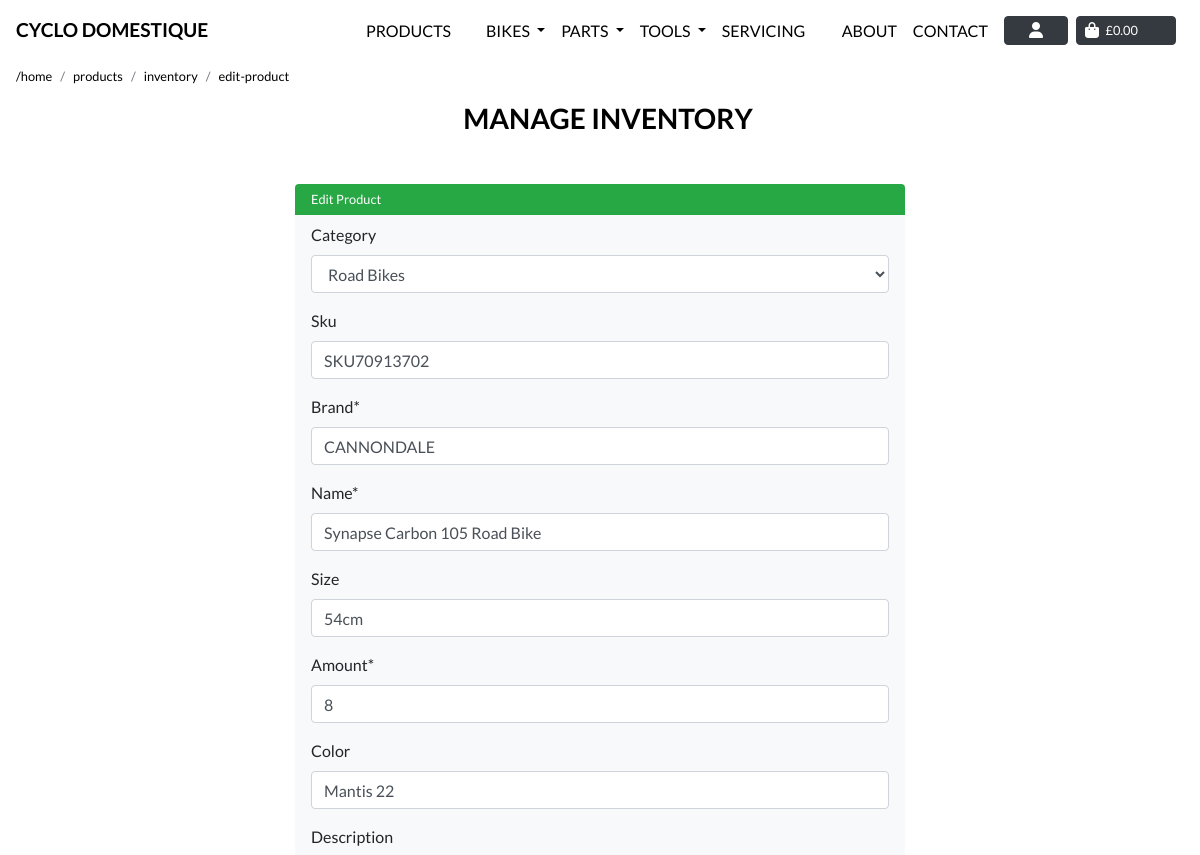
Page /products/edit/1/ (signed in, upper part) on the earlier database version.
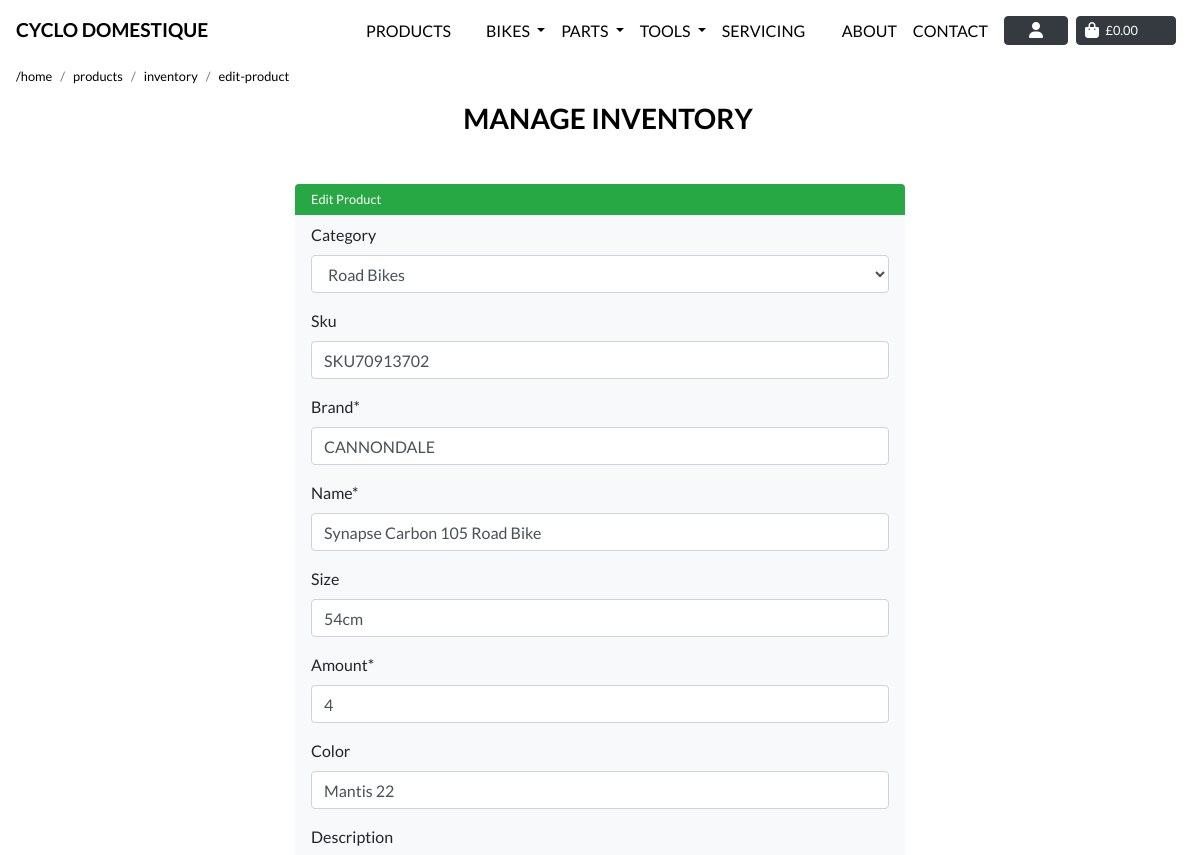
Same page on the later database version.
### products/models.py (models this page shows, shortened)
class Product(models.Model):
    category = models.ForeignKey('Category', null=True, blank=True,
                                 on_delete=models.SET_NULL)
    sku = models.CharField(max_length=254, null=True, blank=True)
    brand = models.CharField(max_length=254)
    name = models.CharField(max_length=254)
    size = models.CharField(max_length=254, null=True, blank=True)
    amount = models.DecimalField(max_digits=10, decimal_places=0, default=10)
    color = models.CharField(max_length=30, null=True, blank=True)
    description = models.TextField(max_length=254, null=True, blank=True)
    full_description = models.TextField(blank=True, null=True)
    key_features = models.TextField(blank=True, null=True)
    price = models.DecimalField(max_digits=6, decimal_places=2)
    rating = models.DecimalField(max_digits=6, decimal_places=1,
                                 null=True, blank=True)
    image = models.ImageField(null=True, blank=True)
    image_url = models.URLField(max_length=1024, null=True, blank=True)

### products/views.py (the view)
# urls.py: path('edit/<int:product_id>/', views.edit_product, name='edit_product'),
@login_required
def edit_product(request, product_id):
    if not request.user.is_superuser:
        messages.error(request, 'Sorry, only store owners can do that.')
        return redirect(reverse('home'))
    product = get_object_or_404(Product, pk=product_id)
    if request.method == 'POST':
        form = ProductForm(request.POST, request.FILES, instance=product)
        if form.is_valid():
            form.save()
            messages.success(request, 'Successfully updated product!')
            return redirect(reverse('product_details', args=[product.id]))
        else:
            messages.error(request, 'Failed to update product. '
                           'Please ensure the form is valid.')
    else:
        form = ProductForm(instance=product)
        messages.info(request, f'You are editing {product.name}')
    template = 'products/edit_product.html'
    context = {
        'form': form,
        'product': product,
        'on_inventory_page': True
    }
    return render(request, template, context)

### products/forms.py
class ProductForm(forms.ModelForm):
    class Meta:
        model = Product
        fields = '__all__'
    image = forms.ImageField(label='Image', required=False,
                             widget=CustomClearableFileInput)
    def __init__(self, *args, **kwargs):
        super().__init__(*args, **kwargs)
        categories = Category.objects.all()
        friendly_names = [(c.id, c.get_friendly_name()) for c in categories]
        self.fields['category'].choices = friendly_names
        for field_name, field in self.fields.items():
            field.widget.attrs['class'] = ''

### products/models.py (called while the page is built)
    def get_friendly_name(self):
        return self.friendly_name

### products/templates/products/edit_product.html (shortened to what this page needs)
{% extends "base.html" %}
{% load static %}
{% block extra_css %}
<link rel="stylesheet" href="{% static 'checkout/css/checkout.css' %}">
<link rel="stylesheet" href="{% static 'css/page_navbar.css' %}">
{% endblock %}
{% block page_header %}
<div class="header-container header-mobile">
</div>
{% endblock %}
{% block content %}
<div class="ml-3">
    <div class="col-md-12 px-0 mb-1">
        <nav aria-label="breadcrumb">
            <ol class="breadcrumb bg-transparent pl-0 mb-0  small">
                <li class="breadcrumb-item"><a class="text-black text-lowercase" href="/">/home</a></li>
                <li class="breadcrumb-item"><a class="text-black text-lowercase" href="/products">products</a></li>
                <li class="breadcrumb-item"><a class="text-black text-lowercase"
                        href="/products/inventory">inventory</a></li>
                <li class="breadcrumb-item"><a class="text-black text-lowercase"
                        href="/products/inventory">edit-product</a></li>
            </ol>
        </nav>
    </div>
</div>
<div class="container">
    <div class="row">
        <div class="col">
            <h3 class="text-black text-uppercase font-weight-bold mb-5 text-center pl-3"> Manage Inventory</h3>
        </div>
    </div>
    <div class="row">
        <div class="col-2 d-none d-md-block d-lg-block d-xl-block"></div>
        <div class="col-12 col-md-8  rounded">
            <form method="POST" action="{% url 'edit_product' product.id %}" class="form bg-light rounded "
                enctype="multipart/form-data">
                <h5 class="pl-3 bg-success rounded-top text-white font-weight-normal small py-2 mb-0">Edit Product</h5>
                <div class="px-3 mt-2">
                    {% for field in form %}
                    {% if field.name != 'image' %}
                    {{ field | as_crispy_field }}
                    {% else %}
                    {{ field }}
                    {% endif %}
                    {% endfor %}
                </div>
            </form>
        </div>
        <div class="col-2 d-none d-md-block d-lg-block d-xl-block"></div>
    </div>
</div>
{% endblock %}

Differences in the rows shown:
changed Product "Description": amount "8" → "4"
